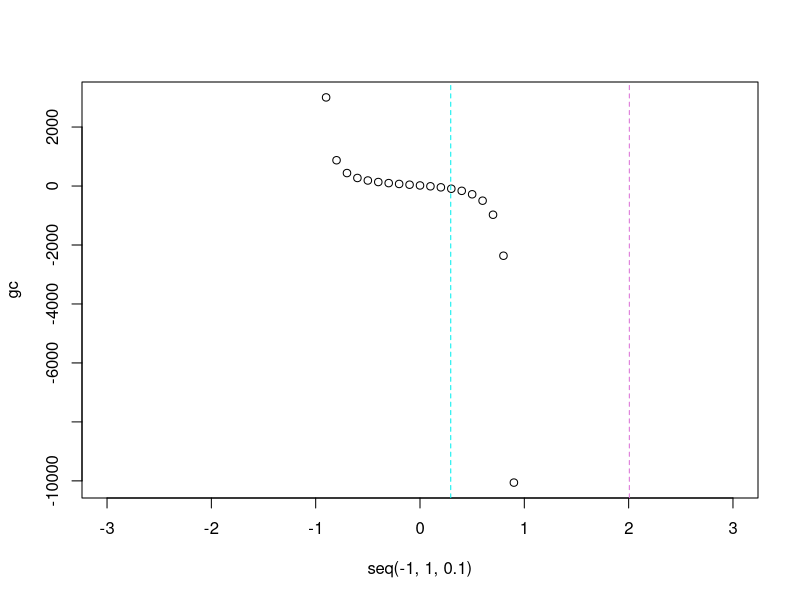

Write the R code that produced this figure. (Note: this script raises an error after producing the figure.)
## ---- chunk 1
library(mvtnorm)
library(MASS)
library(tidyverse)
library(Matrix)

greml <- function( y, G, constrain=F, quantnorm=F ){
  if( quantnorm ){
    ranks <- rank(y)
    quantiles <- qnorm(ranks/(length(ranks) + 1))
    y <- quantiles
  }
  y <- scale(y)
  G <- scale(G)
  N <- nrow(G)
  svdG <- svd(G)
  out <- eigen_lmm(yprime=t(svdG$u) %*% y, Lam.K=(svdG$d/sqrt(N)+1e-12)^2, constrained=constrain)
  sig2g <- out$sig2g
  sig2e <- out$sig2e
  list( h2=sig2g/(sig2g+sig2e), sig2g=sig2g, sig2e=sig2e )
}

scale01 <- function (x)
{
  x <- x - min(x, na.rm = T) + 1e-8
  x <- x/max(x, na.rm = T) - 1e-8
  x
}


eigen_lmm <- function (yprime, Lam.K, constrained = TRUE) {
  if (constrained) {
    delta <-
      optimise(
        eigen_lmm_obj,
        c(0, 1e5),
        maximum = TRUE,
        Lam.K = Lam.K,
        yprime = yprime
      )$maximum
  } else {
    ### these parameters correspond to h^2>0, with h^2>1 for delta<0
    opt_lims_plus <- c(-min(Lam.K), 1e5)
    opt_plus <-
      optimise(
        eigen_lmm_obj,
        opt_lims_plus,
        maximum = TRUE,
        Lam.K = Lam.K,
        yprime = yprime
      )
    ### these parameters correspond to h^2<0
    opt_lims_minus <- c(-1000, -max(Lam.K))
    opt_minus <-
      optimise(
        eigen_lmm_obj,
        opt_lims_minus,
        maximum = TRUE,
        Lam.K = Lam.K,
        yprime = yprime
      )
    delta <-
      ifelse(opt_plus$objective > opt_minus$objective,
             opt_plus$maximum,
             opt_minus$maximum)
  }
  sig2g <- mean(yprime ^ 2 / (Lam.K + delta))
  sig2e <- delta * sig2g
  list(h2 = sig2g / (sig2g + sig2e),
       sig2g = sig2g,
       sig2e = sig2e)
}


eigen_lmm_obj <- function(delta, yprime, Lam.K){
  denominator <- Lam.K + delta
  sig2g <- mean(yprime^2/denominator)
  sum(dnorm( yprime, mean=0, sd=sqrt(sig2g*denominator), log=TRUE ))}


simulate_genotypes <- function(N,L){
  ### function to simulate genotypes
  ps <- rbeta(n = L,4,4)
  G <- matrix(NA,nrow=N,ncol=L)
  for (i in c(1:L)){
    gen <- rbinom(N, size = 2, prob = ps[i])
    G[,i] <- gen
  }
  return(G)
}

give_disease_risk <- function(nodes,f=mean,threshold=5){
  # returns disease risk/severity 
  # risk given by some function of the nodes
  risk <- f(nodes)
  return(risk)
}

# a more funky disease function
mdd_risk <- function(v,threshold=1,n=3){
  # linear combination of node activation - this is just an example
  return(sum(v > threshold)>n)
}
## ---- chunk 2
h20 <- 0.5
p <- 2
w <- 0.5
Sigma_i <- w * matrix(1,p,p) + (1-w) * diag(1,p,p)


### Defining parameters
N <- 500 # number of individuals
l <- 100 # number of loci - don't need many for GREML
reps <- 10 # number of replicates
p <- 2 # number of symptoms
her <- 0 # heritability of symptoms

# admin
J <- matrix(1,p,p)
rows <- data.frame()

hercov <- 1

# simulate a genotype matrix
G <- simulate_genotypes(N = N,L = l)
G <- scale(G)
# genetic effects on covariance
beta_cov <- matrix(mvrnorm(n=l,mu = rep(0,1),Sigma = diag(1)),nrow=l) %*% diag(1,1,1) * sqrt(hercov / l)
e_cov <- matrix(mvrnorm(n=N,mu = rep(0,1),Sigma = diag(1)),nrow=N) %*% diag(1,1,1) * sqrt(1-hercov)
J_weights <- G %*% beta_cov + e_cov
J_weights <- scale01(J_weights)
# genetic effects on symtpoms
beta <- matrix(mvrnorm(n=l,mu = rep(0,p),Sigma = diag(5,p,p)),nrow=l) %*% diag(1,p,p) * sqrt(her / l)
e <- matrix(mvrnorm(n=N,mu = rep(0,p),Sigma = diag(5,p,p)),nrow=N) * sqrt(1-her)
# symptom matrix
X <- matrix(0,nrow=N,ncol=p)
# Give each person a covariance matrix and draw symptoms
for (ind in c(1:N)){
  # get weight
  ind_J_weight <- J_weights[ind]
  Sig_ind <- ind_J_weight * J + (1-ind_J_weight) * diag(1,p,p)
  beta_transformed <- t(chol(Sig_ind)) %*% t(beta) %>% t() # check this
  e_transformed <- t(chol(Sig_ind)) %*% e[ind,] %>% t() # check this
  X[ind,] <- G[ind,] %*% beta_transformed + e_transformed
}
# give the disease
Y <- apply(X,1,mdd_risk,threshold=1,n=1)
prev <- sum(Y)/N
# estimating heritabilities
h2J <- greml(J_weights,G)$h2
h2IP <- greml(X[,1] * X[,2],G)$h2
h2Y <- greml(Y,G)$h2
cor(X)

df <- data.frame(X) %>%
  mutate(IP12=((X1-mean(X1))* (X2-mean(X2)))/sqrt(var(X1)*var(X2)))

w <- df$IP12
## ---- chunk 3
get_d <- function(wj,p){
  return(1/((1-wj)/wj+p))
}

get_r <- function(d,p){
  return(1 -  2 *  ( d * p + d ) + d^2 * p^2 - d^2* p)
}

grad_cov <- function(X,j,w){
  
  wj <- w[j]

  p <- dim(X)[2]
  dj <- get_d(wj,p)
  rj <- get_r(dj,p)

  g <- dj * p / ((1 - wj) * (1 - p)) + 1 / (1 - wj) ^ 2 *
    t(matrix(X[j, ])) %*% (-diag(1, p, p) + rj * matrix(1, p, p)) %*% matrix(X[j, ])

  return(g)
}
## ---- chunk 4
gc <- c()

j <- 12
for (weight in seq(-1,1,0.1)){
  wj <- weight

  p <- dim(X)[2]
  dj <- get_d(wj,p)
  rj <- get_r(dj,p)

  g <- dj * p / ((1 - wj) * (1 - p)) + 1 / (1 - wj) ^ 2 *
    t(matrix(X[j, ])) %*% (-diag(1, p, p) + rj * matrix(1, p, p)) %*% matrix(X[j, ])
  
  gc <- c(gc,g)
}

df$IP12[j]
J_weights[j]
X[j,]

plot(seq(-1,1,0.1),gc,xlim = c(-3,3))
abline(v=df$IP12[j],col="orchid",lty=2) # should be the maximum since we haven't factored in kinship
abline(v=J_weights[j],col="cyan2",lty=2) # the true weight
## ---- chunk 5
# precompute some stuff
K <- cor(t(G))
eigenK <- eigen(K)
Q <- eigenK$vectors
Lam <- eigenK$values

grad_rel <- function(h2,j,w,K){
  
  2 * chol2inv(h2 * K + (1-h2) * diag(1,dim(K)[1]))[j,] %*% matrix(w)
  
}

grad_rel(h2=0.5,j=3,w,K)
## ---- chunk 6
# precompute some stuff
K <- cor(t(G))
eigenK <- eigen(K)
Q <- eigenK$vectors
Lam <- eigenK$values

QQt <- Q %*% t(Q) # this is the identity

grad_rel <- function(h2,j,w,QQt,Lam){
  
  Qw <- QQt %*% matrix(w)
  return(-2 * (1/(h2 * Lam[j]  + (1-h2)))  * Qw[j])
  
}

grad_rel(h2=0.5,j=c(1:N),w,QQt,Lam)
## ---- chunk 7
maxit <- 100
stepsize <- 0.001

# step 1: initialise w and h2
w <- df$IP12
w <- J_weights
h2 <- greml(w,G)$h2
print(h2)
print(paste("squared norm of true minus estimated weights:", sum(J_weights-w)^2))

# step 2: iterate
for (it in c(1:maxit)){
  ### take each element w and update based on gradient

  for (i in c(1:length(w))){

    gc <- grad_cov(X,i,w)
    gr <- grad_rel(h2,i,w,K)

    gradw <- gc + gr
    
    new_wj <- w[i] - stepsize * gradw
    w[i] <- new_wj
  }
  
  print(w[1:10])
  
  print(paste("squared norm of true minus estimated weights:", mean((J_weights-w)^2))) # should be decreasing
  
  h2 <- greml(w,G)$h2
  
  print(paste("h2 estimate:",h2)) # should be approaching 1
  
}

print(head(w))

